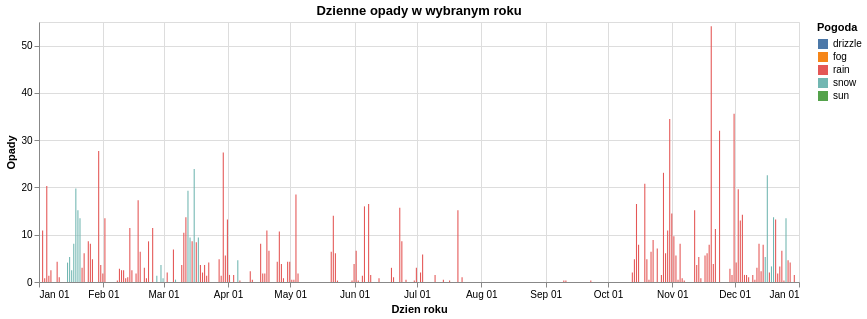

The notebook cell saved with this chart:
### Markdown cell above
### 3.7 Drugi typ interakcji: kontrolka UI

Parametr moze byc powiazany z kontrolka HTML, np. lista rozwijana. Tutaj wybieramy rok i aktualizujemy wykres bez pisania JavaScriptu.

### Code cell
year_options = sorted(weather_clean["year"].unique().tolist())

year_param = alt.param(
    name="Rok",
    value=year_options[0],
    bind=alt.binding_select(options=year_options, name="Wybierz rok: "),
)

daily_for_year = (
    alt.Chart(weather_clean)
    .mark_bar()
    .encode(
        x=alt.X("monthdate(date):T", title="Dzien roku"),
        y=alt.Y("precipitation:Q", title="Opady"),
        color=alt.Color("weather:N", title="Pogoda"),
        tooltip=["date:T", "weather:N", "precipitation:Q", "temp_min:Q", "temp_max:Q"],
    )
    .add_params(year_param)
    .transform_filter(alt.datum.year == year_param)
    .properties(width=760, height=260, title="Dzienne opady w wybranym roku")
)

daily_for_year

### Figure 1 — Vega-Lite specification as saved in the notebook (floating-point values rounded to 4 significant figures; data arrays with more than 128 entries replaced by an {"elided": "..."} marker saying what was removed)
{"config": {"view": {"continuousWidth": 300, "continuousHeight": 300}}, "data": {"name": "data-e9ed4814c965086d6c96f1316b1f0a1a"}, "mark": {"type": "bar"}, "encoding": {"color": {"field": "weather", "title": "Pogoda", "type": "nominal"}, "tooltip": [{"field": "date", "type": "temporal"}, {"field": "weather", "type": "nominal"}, {"field": "precipitation", "type": "quantitative"}, {"field": "temp_min", "type": "quantitative"}, {"field": "temp_max", "type": "quantitative"}], "x": {"field": "date", "timeUnit": "monthdate", "title": "Dzien roku", "type": "temporal"}, "y": {"field": "precipitation", "title": "Opady", "type": "quantitative"}}, "height": 260, "params": [{"name": "Rok", "bind": {"input": "select", "options": [2012, 2013, 2014, 2015], "name": "Wybierz rok: "}, "value": 2012}], "title": "Dzienne opady w wybranym roku", "transform": [{"filter": "(datum.year === Rok)"}], "width": 760, "$schema": "https://vega.github.io/schema/vega-lite/v6.4.1.json", "datasets": {"data-e9ed4814c965086d6c96f1316b1f0a1a": {"elided": "1461 records"}}}
